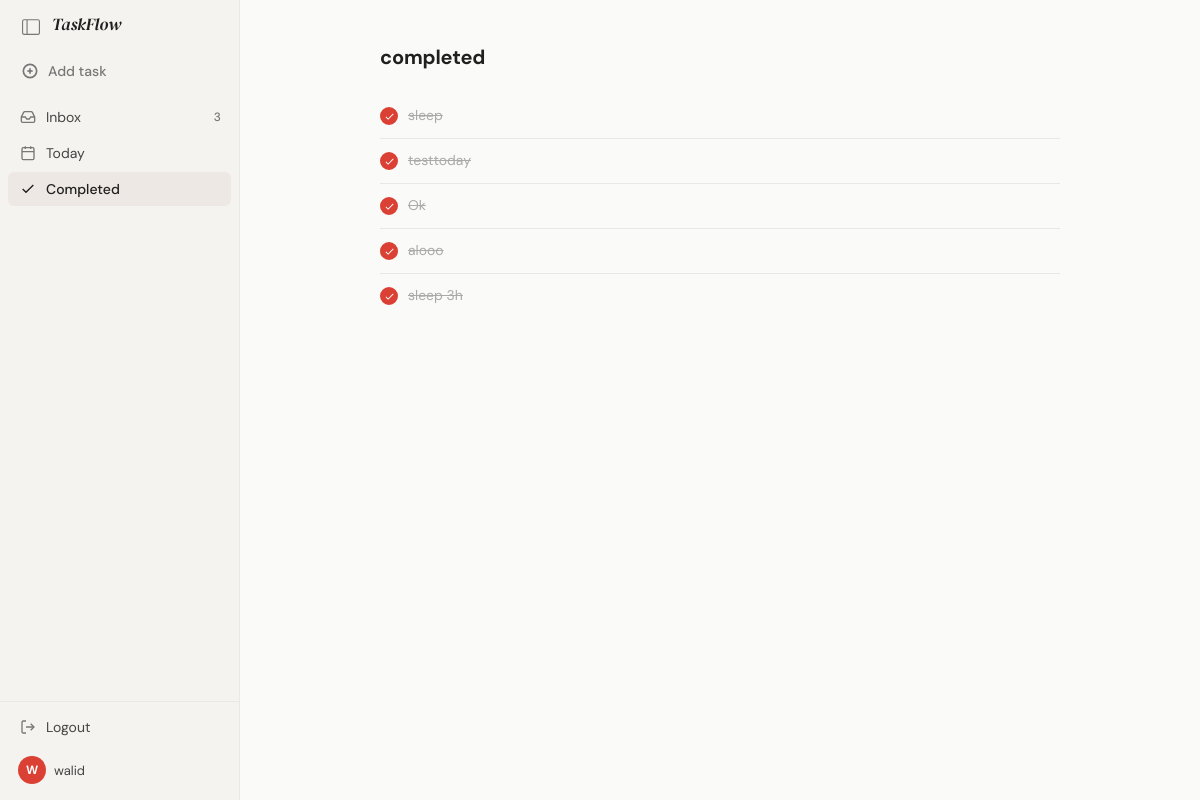
/app/completed/ (signed in), run on an earlier commit of the app's database.
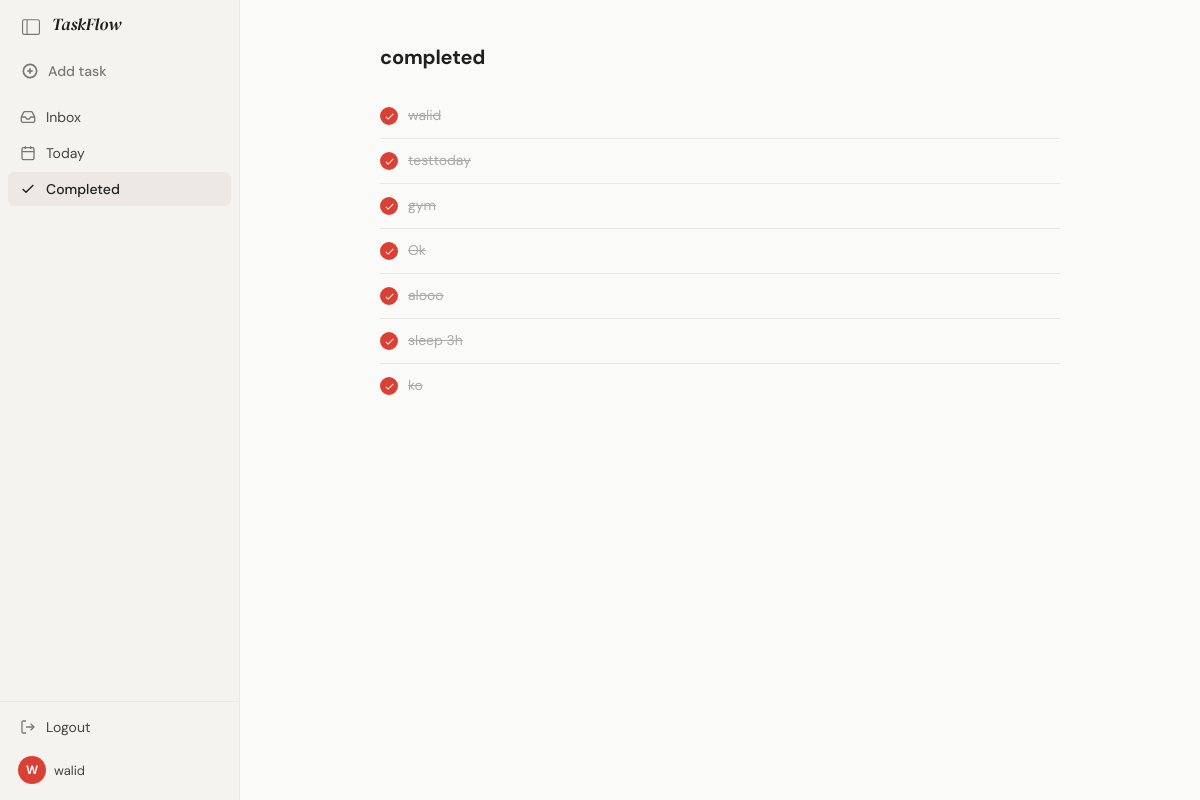
And on a later commit of the database.
### Task/models.py (models this page shows, shortened)
class Task(models.Model):
    PRIORITY = [
                (1 , 'Priority 1'),
                (2 , 'Priority 2'),
                (3 , 'Priority 3'),
                (4 , 'Priority 4'),
    ]
    title = models.CharField(max_length=255)
    description = models.TextField(blank=True)
    is_done = models.BooleanField(default=False)
    priority = models.IntegerField(choices=PRIORITY , default=1)
    created_at  = models.DateTimeField(auto_now_add=True)
    updated_at = models.DateTimeField(auto_now=True)
    due_date = models.DateTimeField(null=True , blank=True)
    user = models.ForeignKey(User , on_delete= models.CASCADE)
    category = models.ForeignKey(Category , on_delete=models.CASCADE , null=True , blank=True)

### Task/views.py (the view)
# urls.py: path('completed/',views.Completed,name="completed")
def Completed(request):
    TaskCompleted = Task.objects.filter(user = request.user , is_done=True)
    return render(request , 'app/completed.html' ,{'TaskCompleted':TaskCompleted})

### Task/context.py (called while the page is built)
def sidebar_data(request):
    if not request.user.is_authenticated:
        return {}
    return {
    'inbox_count': Task.objects.filter(
            user=request.user,
            is_done=False
        ).count(),
    'today_count': Task.objects.filter(
        user=request.user,
        due_date__date= timezone.now().date(),
        is_done = False
        ).count(),
    'add_task_form': TaskForm(),
    }

### Task/models.py (called while the page is built)
    def __str__(self):
        return self.get_name_display() # get_name_display() : cherche ettiquate correspondant de liste

### Task/templatetags/task_filters.py (called while the page is built)
@register.filter
def priority_icon(value):
    data = PRIORITY_DATA.get(value, {})
    return mark_safe(data.get('icon', ''))

@register.filter
def category_icon(value):
    data = CATEGORY_DATA.get(value, {})
    return mark_safe(data.get('icon', ''))

### Task/templates/app/completed.html (shortened to what this page needs)
{% extends 'base2.html' %}
{% load static %}
{% block extra_css %}
    <link rel="stylesheet" href="{% static 'styles/inbox.css' %}"/>
{% endblock %}
{% block body_class %}page-completed{% endblock %}
{% block content %}
<div class="inbox-container">
    <div class="inbox-header">
        <h1 class="inbox-title">completed</h1>
    </div>
    <div class="task-items">
        {% for task in TaskCompleted %}
            {% include 'components/task_item.html' %}
        {% empty %}
            <p class="inbox-empty">No tasks yet completed! 🎉</p>
        {% endfor %}
    </div>
</div>
{% endblock %}

### Task/templates/components/sidebar.html (shortened to what this page needs)
{% load static %}
<link rel="stylesheet" href="{% static 'styles/sidebar.css' %}"/>
<aside class="sidebar" id="sidebar">
  <div class="sidebar__head">
    <em class="title__head">TaskFlow</em>
    <button class="sidebar__toggle-btn" onclick="toggleSidebar()" title="Toggle sidebar">
      <svg width="18" height="18" viewBox="0 0 16 16" fill="currentColor">
        <path d="M0 3a2 2 0 0 1 2-2h12a2 2 0 0 1 2 2v10a2 2 0 0 1-2 2H2a2 2 0 0 1-2-2V3zm5-1v12h9a1 1 0 0 0 1-1V3a1 1 0 0 0-1-1H5zM4 2H2a1 1 0 0 0-1 1v10a1 1 0 0 0 1 1h2V2z"/>
      </svg>
    </button>
  </div>
  <div class="sidebar__add-task" onclick="addtaskopen()">
    <span class="sidebar__icon">
      <svg width="16" height="16" viewBox="0 0 24 24" fill="none" stroke="currentColor" stroke-width="2.5">
        <circle cx="12" cy="12" r="10"/>
        <line x1="12" y1="8" x2="12" y2="16"/>
        <line x1="8" y1="12" x2="16" y2="12"/>
      </svg>
    </span>
    <span class="sidebar__label">Add task</span>
  </div>
  <nav class="sidebar__nav">
    <a href="{% url 'inbox' %}" class="sidebar__item {% if request.resolver_match.url_name == 'inbox' %}sidebar__item--active{% endif %}">
      <span class="sidebar__icon">
        <svg width="16" height="16" viewBox="0 0 24 24" fill="none" stroke="currentColor" stroke-width="2">
          <polyline points="22 12 16 12 14 15 10 15 8 12 2 12"/>
          <path d="M5.45 5.11L2 12v6a2 2 0 002 2h16a2 2 0 002-2v-6l-3.45-6.89A2 2 0 0016.76 4H7.24a2 2 0 00-1.79 1.11z"/>
        </svg>
      </span>
      <span class="sidebar__label">Inbox</span>
      {% if inbox_count %}<span class="sidebar__count">{{ inbox_count }}</span>{% endif %}
    </a>
    <a href="{% url 'today' %}" class="sidebar__item {% if request.resolver_match.url_name == 'today' %}sidebar__item--active{% endif %}">
      <span class="sidebar__icon">
        <svg width="16" height="16" viewBox="0 0 24 24" fill="none" stroke="currentColor" stroke-width="2">
          <rect x="3" y="4" width="18" height="18" rx="2" ry="2"/>
          <line x1="16" y1="2" x2="16" y2="6"/>
          <line x1="8" y1="2" x2="8" y2="6"/>
          <line x1="3" y1="10" x2="21" y2="10"/>
        </svg>
      </span>
      <span class="sidebar__label">Today</span>
    </a>
    <a href="{% url 'completed' %}" class="sidebar__item {% if request.resolver_match.url_name == 'completed' %}sidebar__item--active{% endif %}">
      <span class="sidebar__icon">
        <svg width="16" height="16" viewBox="0 0 24 24" fill="none" stroke="currentColor" stroke-width="2">
          <polyline points="20 6 9 17 4 12"/>
        </svg>
      </span>
      <span class="sidebar__label">Completed</span>
    </a>
  </nav>
  <div class="sidebar__bottom">
    <a href="{% url 'logout' %}" class="sidebar__item">
      <span class="sidebar__icon">
        <svg width="16" height="16" viewBox="0 0 24 24" fill="none" stroke="currentColor" stroke-width="2">
          <path d="M9 21H5a2 2 0 01-2-2V5a2 2 0 012-2h4"/>
          <polyline points="16 17 21 12 16 7"/>
          <line x1="21" y1="12" x2="9" y2="12"/>
        </svg>
      </span>
      <span class="sidebar__label">Logout</span>
    </a>
    <div class="sidebar__user">
      <div class="sidebar__avatar">{{ request.user.username|first|upper }}</div>
      <span class="sidebar__label" style="font-size:13px; color: var(--ink-2);">{{ request.user.username }}</span>
    </div>
  </div>
</aside>

### Task/templates/components/toggle_done.html (shortened to what this page needs)
{% load static %}
<link rel="stylesheet" href="{% static 'styles/toggle_done.css' %}"/>
<form action="{% url 'TaskToggle' task.id %}" method="POST">
  <div class="checkbox-container">
    <label for="task-{{ task.id }}" class="checkbox-label">
      <div class="checkbox-box">
        <svg viewBox="0 0 24 24" class="check-icon">
          <path d="M9 16.17L4.83 12l-1.42 1.41L9 19 21 7l-1.41-1.41L9 16.17z"/>
        </svg>
      </div>
      <span class="checkbox-text">{{ task.title }}</span>
    </label>
  </div>
</form>

What changed in the data, as far as the page shows it:
removed Task: title "sleep"
now on this page (row edited): Task: title "walid"
now on this page (row edited): Task: title "gym"
now on this page (row edited): Task: title "ko"
Also different on the page:
{{ inbox_count }}: "3" → (not shown)
